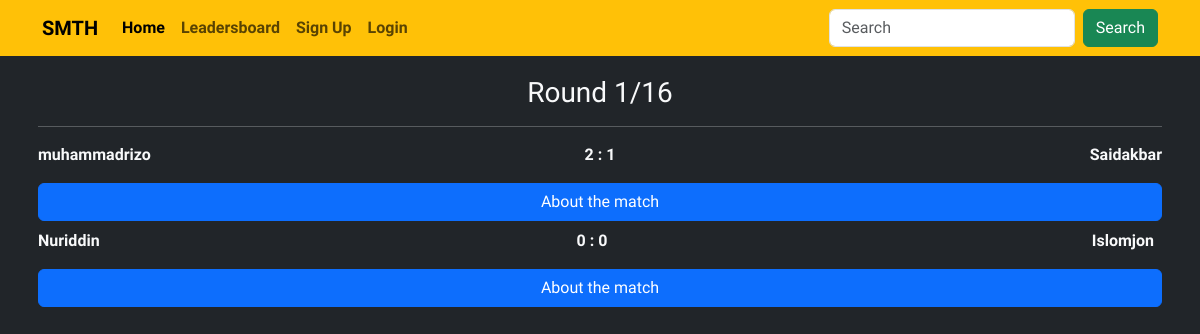
Screenshot of /0910264a-5ce3-41dc-89ba-be0c0e1a4f5d/view with the database file from the repository.
### base/models.py (models this page shows, shortened)
class Round(models.Model):
    id = models.UUIDField(primary_key=True, editable=False, default=uuid.uuid4)
    round_number = models.CharField(max_length=35)
    tournament = models.ForeignKey(Tournament, on_delete=models.CASCADE)
    current = models.BooleanField(blank=True,null=True)
    date = models.DateField(auto_now_add=True, blank=True,null=True)
    class Meta:
        ordering = ["-date"]

class Match(models.Model):
    id = models.UUIDField(primary_key=True, editable=False, default=uuid.uuid4)
    match_name = models.CharField(max_length=35)
    player_1 = models.ForeignKey(User, on_delete=models.DO_NOTHING, related_name = 'player1')
    player_2 = models.ForeignKey(User, on_delete=models.DO_NOTHING, related_name = 'player2')
    forround = models.ForeignKey(Round, on_delete=models.CASCADE)
    overall_1 = models.IntegerField(default=0,blank=True, null=True)
    overall_2 = models.IntegerField(default=0,blank=True, null=True)
    winner = models.ForeignKey(User, on_delete=models.CASCADE, null=True, blank=True)
    total = models.CharField(max_length=35, blank=True, null=True)

### base/views.py (the view)
# urls.py: path('<uuid:rnd_id>/view', views.roundview, name='roundview'),
def roundview(request, rnd_id):
    forround = Round.objects.get(id=rnd_id)
    matches = Match.objects.all().filter(forround=forround)
    context = {'myround':forround, 'matches':matches}
    return render(request, 'tournament/roundview.html', context)

### templates/tournament/roundview.html (shortened to what this page needs)
  {% extends 'base.html' %}
{% block content %}
<div class="container py-3 px-2 text-light">
<h3 class="text-center mt-1">{{myround.round_number}}</h3>
<hr>
{% for m in matches %}
<div class="d-flex justify-content-between w-100">
{% if m.winner == m.player_1 %}
<p style="width: 33%;" class="text-start">{{m.player_1}}</p>
{% else %}
<p style="width: 33%;" class="text-start ">{{m.player_1}}</p>
{% endif %}
<p style="width:33%;" class="text-center">{{m.overall_1}} : {{m.overall_2}}</p>
{% if m.winner == m.player_2 %}
<p style="width:33%;" class="text-end mx-2 ">{{m.player_2}}</p>
{% else %}
<p style="width: 33%;" class="text-end">{{m.player_2}}</p>
{% endif %}
</div>
<div class="mb-2">
  <a href="" class="text-decoration-none btn btn-primary d-block mx-auto">About the match</a>
</div>
{% endfor %}
</div>
{% endblock content %}

### rows the page displays
Round: round_number "Round 1/16"
Match: player_1 "muhammadrizo", overall_1 "2", overall_2 "1", player_2 "Saidakbar"
Match: player_1 "Nuriddin", overall_1 "0", overall_2 "0", player_2 "Islomjon"
